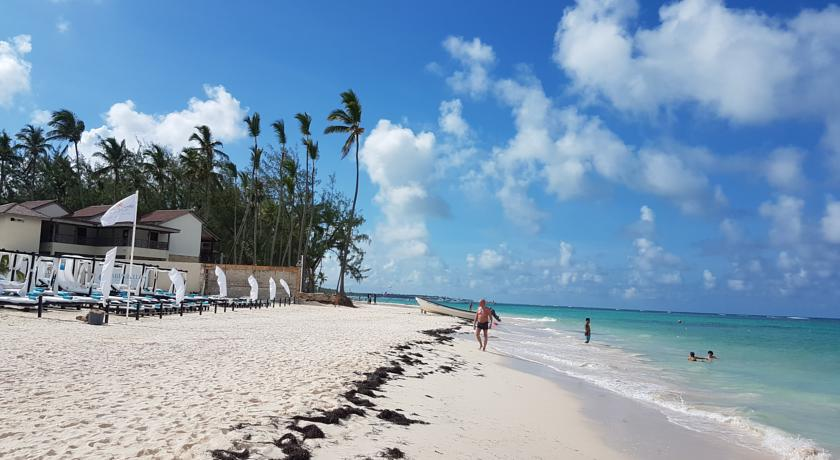
#> input picture Content Aware Image Resizing/beach.jpg, 840 x 460 px
$ python matching.py -i '../Content Aware Image Resizing/beach.jpg' -v '../Content Aware Image Resizing/beach.jpg'
#> lines starting #> are read from the running program, lines starting #| are printed output that depends on the picture
#> in main, input is the input picture: shape (460, 840, 3); mean B, G, R 179.2, 154.7, 128.6
import numpy as np
import matplotlib.pyplot as plt
from cv2 import cv2
import argparse


def get_cdf(input):
    bins = np.arange(0, 256, 1.)
    hist, _ = np.histogram(input, bins=bins)
#> hist = 255 values, max 8326 at index 208, min 15 at index 1, mean 1515.3
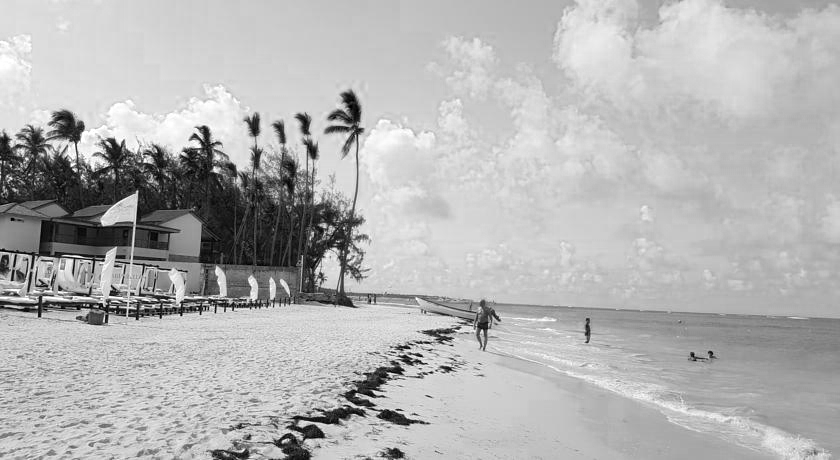
#> input: shape (460, 840); min 0, max 255, mean 179.2
    hist = np.insert(hist, 0, 0)
#> hist = 256 values, max 8326 at index 209, min 0 at index 0, mean 1509.4
    return np.cumsum(hist / hist.sum())


def get_hist(input):
    bins = np.arange(0, 256, 1.)
    hist, _ = np.histogram(input, bins=bins)
    return hist / input.size


def LUT(input, target):
    input_cdf = get_cdf(input)
#> input_cdf = 256 values from 0 to 1
    target_cdf = get_cdf(target)
#> target_cdf = 256 values from 0 to 1
    cdf_map = np.full(256, 255)
    for i in range(255):
        for j in range(256):
            if input_cdf[i] < target_cdf[j]:
                cdf_map[i] = j
                break
    return cdf_map[input]


def matching(input, target):
    return np.dstack((LUT(input[:, :, 0], target[:, :, 0]), LUT(input[:, :, 1], target[:, :, 1]),
    LUT(input[:, :, 2], target[:, :, 2])))
#> in get_cdf (call 3), `bins = np.arange(0, 256, 1.)`: bins = 256 values from 0 to 255
#> in get_cdf (call 3), `hist, _ = np.histogram(input, bins=bins)`: hist = 255 values, max 4363 at index 173, min 15 at index 253, mean 1515.3
#> in get_cdf (call 3), `hist, _ = np.histogram(input, bins=bins)`:
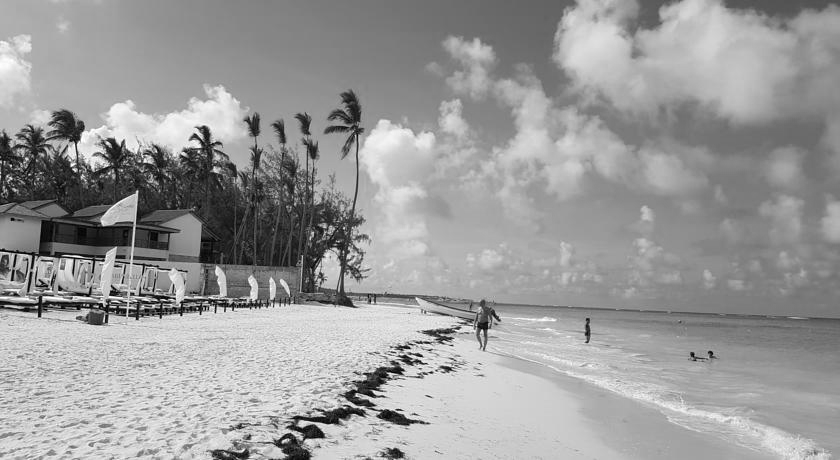
#> input: shape (460, 840); min 0, max 255, mean 154.7
#> in get_cdf (call 3), `hist = np.insert(hist, 0, 0)`: hist = 256 values, max 4363 at index 174, min 0 at index 0, mean 1509.4
#> in get_cdf (call 5), `hist, _ = np.histogram(input, bins=bins)`: hist = 255 values, max 3307 at index 218, min 24 at index 253, mean 1515.3
#> in get_cdf (call 5), `hist, _ = np.histogram(input, bins=bins)`:
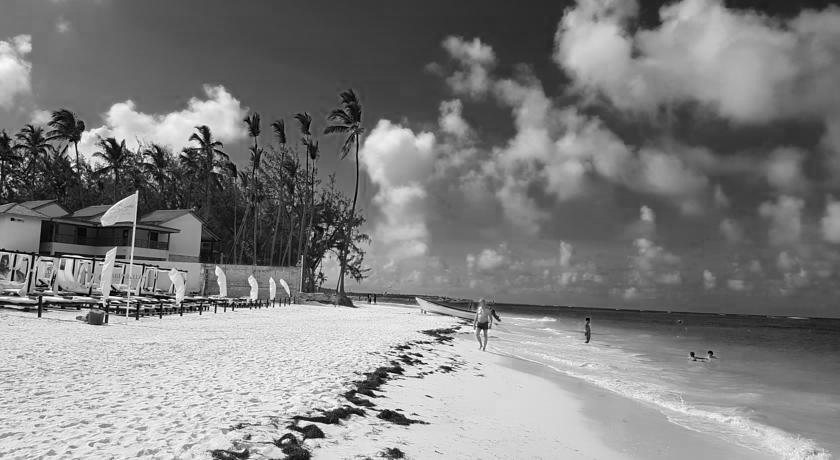
#> input: shape (460, 840); min 0, max 255, mean 128.6
#> in get_cdf (call 5), `hist = np.insert(hist, 0, 0)`: hist = 256 values, max 3307 at index 219, min 0 at index 0, mean 1509.4
#> returned value: shape (460, 840, 3) int64


def plot(pics, ope='Histogram Matching'):
#> called with ope = 'Histogram Matching'
    plt.figure(figsize=(16, 10))
    for i, pic in enumerate(pics):
        img = cv2.imread(pic)
        plt.subplot(2, 3, i + 1)
        plt.imshow(img[:, :, ::-1])
        if i == 0:
            title = 'Origin Picture'
        elif i == 1:
            title = 'Target Picture'
        else:
            title = 'Remapped Picture'
        plt.title(title, fontsize=12)
        plt.xticks([])
        plt.yticks([])

        plt.subplot(2, 3, i + 4)
        plt.title(title + ' pdf', fontsize=12)
        plt.plot(get_hist(img))
#> in get_hist, `hist, _ = np.histogram(input, bins=bins)`: hist = 255 values, max 13556 at index 208, min 84 at index 1, mean 4545.9
        plt.xlabel("Mean: {:.2f}  Std Dev: {:.2f}".format(np.mean(img), np.std(img)))

    plt.savefig('result_' + ope + '.jpg')
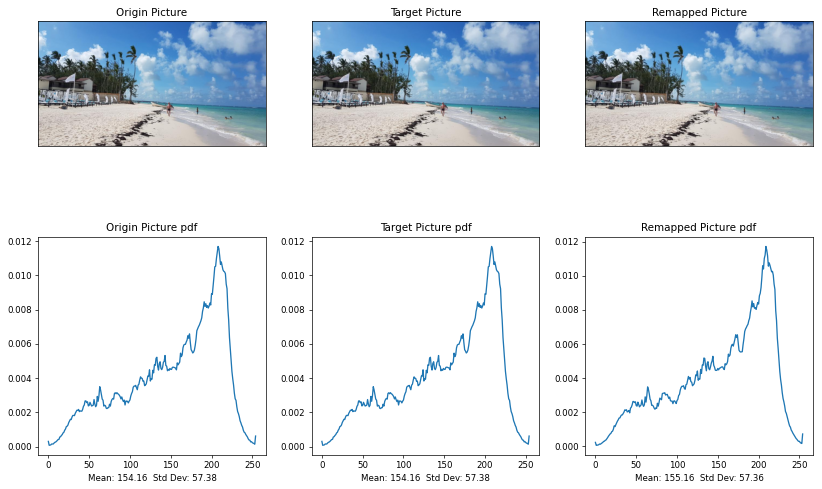
#> figure drawn by matplotlib, 6 panels; panel 2: curve peaks at x = 208, y = 0.0117; panel 4: curve peaks at x = 208, y = 0.0117; panel 6: curve peaks at x = 209, y = 0.0117
    plt.show()


def main():
    parse = argparse.ArgumentParser(description='Point Processing')
    parse.add_argument('-i', dest='input', type=str, default='input.jpg', help='input picture')
    parse.add_argument('-o', dest='output', type=str, default='output.jpg', help='output picture')
    parse.add_argument('-v', dest='value', type=str, default = 'input2.jpg', help='target picture')
    args = parse.parse_args()

    if args.input:
        input = cv2.imread(args.input)
    else:
        print("Invalid input picture")
        return

    if args.value:
        target = cv2.imread(args.value)
    else:
        print("Invalid target picture")
        return

    cv2.imwrite(args.output, matching(input, target))
    plot([args.input, args.value, args.output])


def mulit():
    input = cv2.imread('input.jpg')
    target1 = cv2.imread('input4.jpg')
    target2 = cv2.imread('input3.jpg')
    target3 = cv2.imread('input5.jpg')
    cv2.imwrite('output1.jpg', matching(input, target1))
    cv2.imwrite('output2.jpg', matching(input, target2))
    cv2.imwrite('output3.jpg', matching(input, target3))

    plt.figure(figsize=(16, 10))
    plt.subplot(1, 2, 1)
    plt.imshow(input[:, :, ::-1])
    plt.title('Origin Picture', fontsize=12)
    plt.xticks([])
    plt.yticks([])

    for i, item in enumerate([target1, target2, target3]):
        plt.subplot(3, 4, 3 + 4 * i)
        plt.imshow(item[:, :, ::-1])
        if i == 0:
            plt.title('Target Picture', fontsize=12)
        plt.xticks([])
        plt.yticks([])


    for i, item in enumerate(['output1.jpg', 'output2.jpg', 'output3.jpg']):
        img = cv2.imread(item)
        plt.subplot(3, 4, 4 + 4 * i)
        plt.imshow(img[:, :, ::-1])
        if i == 0:
            plt.title('Remapped Picture', fontsize=12)
        plt.xticks([])
        plt.yticks([])

    plt.savefig('result_Histogram Matching_mul.jpg')
    plt.show()


if __name__ == '__main__':
    main()
    # mulit()
